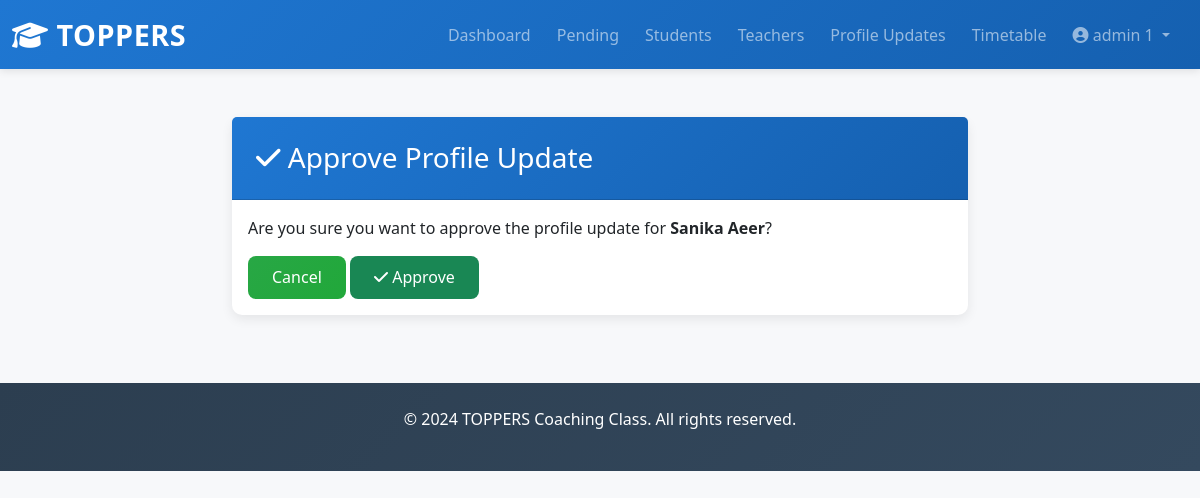
Screenshot of /admin-panel/approve-student-profile/1/ (signed in) with the database file from the repository.
### toppers_project/core/models.py (models this page shows, shortened)
class CustomUser(AbstractUser):
    role = models.CharField(max_length=20, choices=ROLE_CHOICES)
    phone = models.CharField(max_length=20, blank=True)
    date_of_birth = models.DateField(null=True, blank=True)
    profile_image = models.ImageField(upload_to='profile_images/', null=True, blank=True)
    address = models.TextField(blank=True)
    status = models.CharField(max_length=20, choices=STATUS_CHOICES, default='pending')
    created_at = models.DateTimeField(auto_now_add=True)
    updated_at = models.DateTimeField(auto_now=True)
    class Meta:
        ordering = ['-created_at']

class StudentProfile(models.Model):
    user = models.OneToOneField(CustomUser, on_delete=models.CASCADE, related_name='student_profile')
    enrollment_number = models.CharField(max_length=50, unique=True)
    guardian_name = models.CharField(max_length=100)
    guardian_phone = models.CharField(max_length=20)
    batch = models.ForeignKey('Batch', on_delete=models.CASCADE, related_name='student_profiles', null=True, blank=True)
    subjects = models.ManyToManyField('Subject', blank=True, related_name='student_profiles')
    total_fees = models.DecimalField(max_digits=10, decimal_places=2, default=0)
    fees_paid = models.DecimalField(max_digits=10, decimal_places=2, default=0)
    profile_update_status = models.CharField(max_length=20, choices=STATUS_CHOICES, default='approved')
    created_at = models.DateTimeField(auto_now_add=True)
    updated_at = models.DateTimeField(auto_now=True)
    class Meta:
        ordering = ['enrollment_number']

### toppers_project/admin_dashboard/views.py (the view)
    def wrapper(request, *args, **kwargs):
        if not request.user.is_authenticated or request.user.role != 'admin':
            return redirect('login')
        return view_func(request, *args, **kwargs)

### toppers_project/admin_dashboard/views.py (called while the page is built)
def admin_required(view_func):
    def wrapper(request, *args, **kwargs):
        if not request.user.is_authenticated or request.user.role != 'admin':
            return redirect('login')
        return view_func(request, *args, **kwargs)
    return wrapper

@login_required(login_url='login')
@admin_required
def approve_student_profile_update(request, profile_id):
    profile = get_object_or_404(StudentProfile, id=profile_id)
    if request.method == 'POST':
        profile.profile_update_status = 'approved'
        profile.save()
        messages.success(request, f'{profile.user.get_full_name()} profile update approved!')
        return redirect('approve_profile_updates')
    return render(request, 'admin_dashboard/confirm_approve_profile.html', {'profile': profile})

### templates/admin_dashboard/confirm_approve_profile.html (shortened to what this page needs)
{% extends 'base.html' %}
{% block content %}
<div class="container mt-5">
    <div class="row justify-content-center">
        <div class="col-md-8">
            <div class="card border-success">
                <div class="card-header bg-success">
                    <h3 class="m-0 text-white"><i class="fas fa-check"></i> Approve Profile Update</h3>
                </div>
                <div class="card-body">
                    <p>Are you sure you want to approve the profile update for <strong>{{ profile.user.get_full_name }}</strong>?</p>
                    <form method="post">
                        <a href="{% url 'approve_profile_updates' %}" class="btn btn-secondary">Cancel</a>
                        <button type="submit" class="btn btn-success">
                            <i class="fas fa-check"></i> Approve
                        </button>
                    </form>
                </div>
            </div>
        </div>
    </div>
</div>
{% endblock %}

### templates/base.html (shortened to what this page needs)
{% load static %}
<!DOCTYPE html>
<html lang="en">
<head>
    <link href="https://cdn.jsdelivr.net/npm/bootstrap@5.3.0/dist/css/bootstrap.min.css" rel="stylesheet">
    <link rel="stylesheet" href="https://cdnjs.cloudflare.com/ajax/libs/font-awesome/6.4.0/css/all.min.css">
    <link rel="stylesheet" href="{% static 'css/style.css' %}">
</head>
<body>
    {% if user.is_authenticated %}
    <nav class="navbar navbar-expand-lg navbar-dark bg-primary sticky-top">
        <div class="container-fluid">
            <a class="navbar-brand fw-bold" href="{% url 'home' %}">
                <i class="fas fa-graduation-cap"></i> TOPPERS
            </a>
            <div class="collapse navbar-collapse" id="navbarNav">
                <ul class="navbar-nav ms-auto">
                    {% if user.role == 'admin' %}
                        <li class="nav-item"><a class="nav-link" href="{% url 'admin_dashboard' %}">Dashboard</a></li>
                        <li class="nav-item"><a class="nav-link" href="{% url 'pending_registrations' %}">Pending</a></li>
                        <li class="nav-item"><a class="nav-link" href="{% url 'all_students' %}">Students</a></li>
                        <li class="nav-item"><a class="nav-link" href="{% url 'all_teachers' %}">Teachers</a></li>
                        <li class="nav-item"><a class="nav-link" href="{% url 'approve_profile_updates' %}">Profile Updates</a></li>
                        <li class="nav-item"><a class="nav-link" href="{% url 'manage_timetable' %}">Timetable</a></li>
                    {% elif user.role == 'teacher' %}
                        <li class="nav-item"><a class="nav-link" href="{% url 'teacher_dashboard' %}">Dashboard</a></li>
                        <li class="nav-item"><a class="nav-link" href="{% url 'teacher_lectures' %}">Lectures</a></li>
                        <li class="nav-item"><a class="nav-link" href="{% url 'teacher_salary' %}">Salary</a></li>
                    {% endif %}
                    <li class="nav-item dropdown">
                        <a class="nav-link dropdown-toggle" href="#" id="userDropdown" role="button" data-bs-toggle="dropdown">
                            <i class="fas fa-user-circle"></i> {{ user.get_full_name }}
                        </a>
                    </li>
                </ul>
            </div>
        </div>
    </nav>
    {% endif %}
    <div class="container-fluid">
        {% block content %}{% endblock %}
    </div>
    <footer class="bg-dark text-white text-center py-4 mt-5">
        <p>&copy; 2024 TOPPERS Coaching Class. All rights reserved.</p>
    </footer>
</body>
</html>

### toppers_project/static/css/style.css (style rules this page uses)
:root { --primary-color: #1f77d2; --secondary-color: #28a745; --danger-color: #dc3545; --warning-color: #ffc107; --light-bg: #f7f8fa; --border-color: #dee2e6; }
* { margin: 0; padding: 0; box-sizing: border-box; }
body { background-color: var(--light-bg); font-family: 'Segoe UI', Tahoma, Geneva, Verdana, sans-serif; color: #333; }
.navbar { background: linear-gradient(135deg, var(--primary-color) 0%, #1560b0 100%) !important; box-shadow: 0 2px 8px rgba(0, 0, 0, 0.1); }
.navbar-brand { font-size: 1.8rem; letter-spacing: 0.5px; }
.nav-link { transition: all 0.3s ease; margin-right: 10px; }
.card { border: none; border-radius: 10px; box-shadow: 0 4px 12px rgba(0, 0, 0, 0.08); transition: all 0.3s ease; margin-bottom: 20px; cursor: pointer; }
.card-header { background: linear-gradient(135deg, var(--primary-color) 0%, #1560b0 100%); color: white; border-radius: 10px 10px 0 0; padding: 1.5rem; font-weight: 600; }
.btn { border-radius: 8px; padding: 0.6rem 1.5rem; font-weight: 500; transition: all 0.3s ease; border: none; }
.btn-secondary { background: linear-gradient(135deg, var(--secondary-color) 0%, #21a83a 100%); color: white; }
footer { background: linear-gradient(135deg, #2c3e50 0%, #34495e 100%); margin-top: 3rem; }

### rows the page displays
CustomUser: get_full_name "admin 1"
StudentProfile: user.get_full_name "Sanika Aeer"
